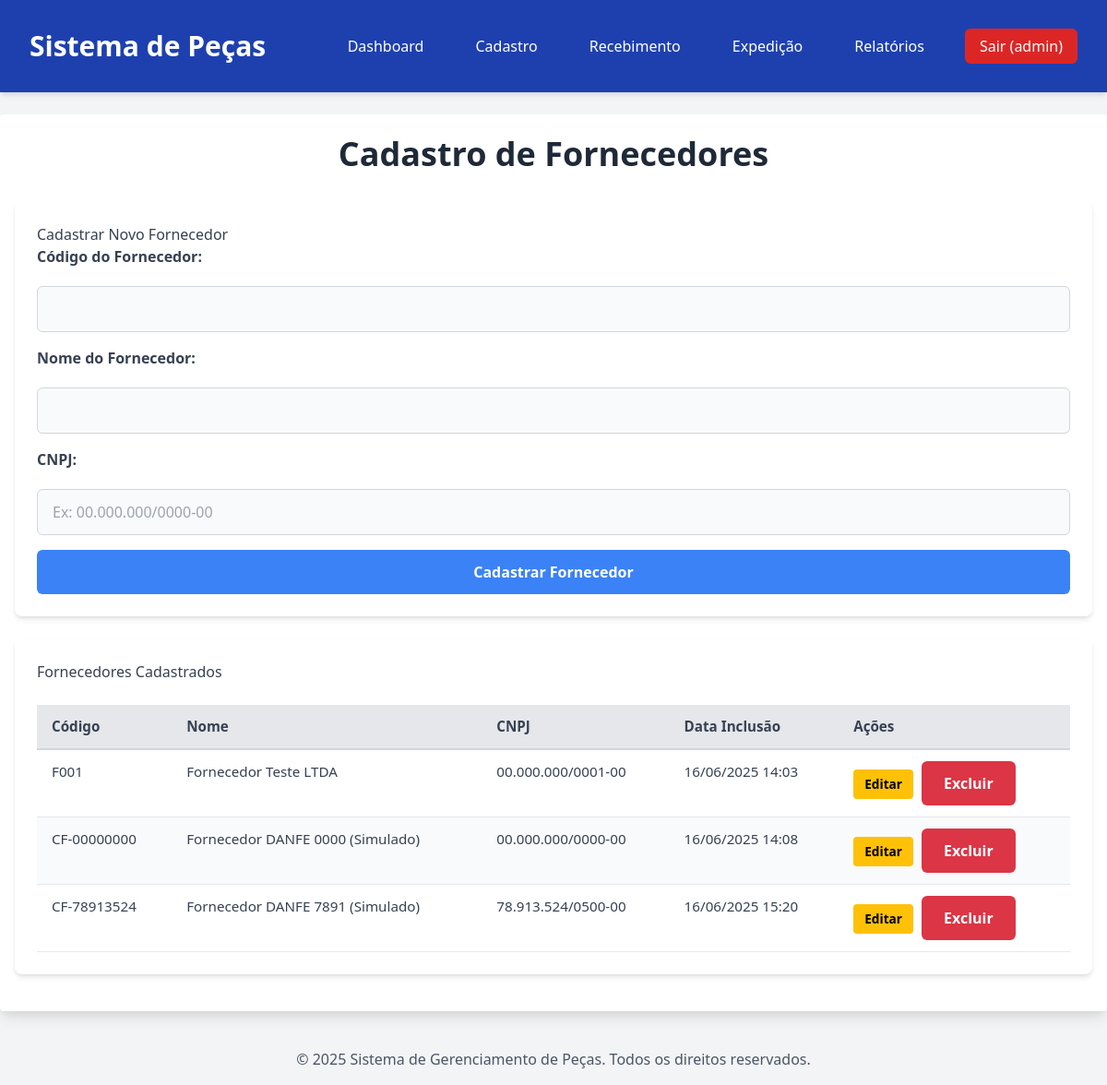
The app's page /cadastro/fornecedores (signed in) with its own data.
### modules/auth/models.py (models this page shows, shortened)
class User(db.Model, UserMixin):
    __tablename__ = 'Usuarios' # Define o nome da tabela no BD
    id = db.Column(db.Integer, primary_key=True)
    nome_completo = db.Column(db.String(255), nullable=False)
    matricula = db.Column(db.String(50), unique=True, nullable=False)
    turno = db.Column(db.String(20), nullable=False)
    numero_cracha = db.Column(db.String(50))
    tipo_usuario = db.Column(db.Enum('Gestor', 'LSL', 'DLI', 'PQM'), nullable=False)
    data_cadastro = db.Column(db.DateTime, default=db.func.current_timestamp())
    email = db.Column(db.String(255), unique=True, nullable=False)
    senha_hash = db.Column(db.String(255), nullable=False)

### modules/core/models.py (models this page shows, shortened)
class Fornecedor(db.Model):
    __tablename__ = 'Fornecedores'
    id = db.Column(db.Integer, primary_key=True)
    codigo_fornecedor = db.Column(db.String(50), unique=True, nullable=False)
    nome = db.Column(db.String(255), nullable=False)
    cnpj = db.Column(db.String(18), unique=True, nullable=False)
    data_inclusao = db.Column(db.DateTime, default=db.func.current_timestamp())
    movimentacoes = db.relationship('Movimentacao', backref='fornecedor', lazy=True)

### modules/cadastro/routes.py (the view, shortened to what this page needs)
@cadastro.route('/cadastro/fornecedores', methods=['GET', 'POST'])
@login_required
def cadastro_fornecedores():
    if not has_permission(current_user, ['Gestor', 'LSL']):
        flash('Você não tem permissão para acessar esta página.', 'danger')
        return redirect(url_for('home'))
    fornecedores = Fornecedor.query.all()
    return render_template('cadastro/cadastro_fornecedores.html', fornecedores=fornecedores)

### modules/auth/models.py (called while the page is built)
@login_manager.user_loader
def load_user(user_id):
    return User.query.get(int(user_id))

### modules/cadastro/routes.py (called while the page is built)
def has_permission(user, allowed_roles):
    return user.is_authenticated and user.tipo_usuario in allowed_roles

### templates/cadastro/cadastro_fornecedores.html (shortened to what this page needs)
{% extends 'base.html' %}
{% block content %}
<div class="page-header">
    <h1>Cadastro de Fornecedores</h1>
</div>
<div class="section">
    <h2>Cadastrar Novo Fornecedor</h2>
    <form method="POST">
        <label for="codigo_fornecedor">Código do Fornecedor:</label>
        <input type="text" id="codigo_fornecedor" name="codigo_fornecedor" required>
        <label for="nome">Nome do Fornecedor:</label>
        <input type="text" id="nome" name="nome" required>
        <label for="cnpj">CNPJ:</label>
        <input type="text" id="cnpj" name="cnpj" pattern="\d{2}\.\d{3}\.\d{3}/\d{4}-\d{2}" placeholder="Ex: 00.000.000/0000-00" required>
        <button type="submit" class="bg-blue-500 hover:bg-blue-700">Cadastrar Fornecedor</button>
    </form>
</div>
<div class="section supplier-list">
    <h2>Fornecedores Cadastrados</h2>
    <table>
        <thead>
            <tr>
                <th>Código</th>
                <th>Nome</th>
                <th>CNPJ</th>
                <th>Data Inclusão</th>
                <th>Ações</th>
            </tr>
        </thead>
        <tbody>
            {% for fornecedor in fornecedores %}
            <tr>
                <td>{{ fornecedor.codigo_fornecedor }}</td>
                <td>{{ fornecedor.nome }}</td>
                <td>{{ fornecedor.cnpj }}</td>
                <td>{{ fornecedor.data_inclusao.strftime('%d/%m/%Y %H:%M') }}</td>
                <td>
                    <a href="{{ url_for('cadastro.editar_fornecedor', fornecedor_id=fornecedor.id) }}" class="btn btn-edit">Editar</a>
                    <form action="{{ url_for('cadastro.excluir_fornecedor', fornecedor_id=fornecedor.id) }}" method="POST" style="display:inline-block;">
                        <button type="submit" class="btn btn-delete" onclick="return confirm('Tem certeza que deseja excluir este fornecedor? Ele não poderá ser excluído se tiver movimentações vinculadas.')">Excluir</button>
                    </form>
                </td>
            </tr>
            {% else %}
            <tr>
                <td colspan="5">Nenhum fornecedor cadastrado ainda.</td>
            </tr>
            {% endfor %}
        </tbody>
    </table>
</div>
{% endblock %}

### templates/base.html (shortened to what this page needs)
<!DOCTYPE html>
<html lang="pt-BR">
<head>
    <link href="https://cdnjs.cloudflare.com/ajax/libs/tailwindcss/2.2.19/tailwind.min.css" rel="stylesheet">
    <link rel="stylesheet" href="{{ url_for('static', filename='css/style.css') }}">
</head>
<body class="bg-gray-100 font-sans leading-normal tracking-normal">
    <header class="bg-blue-800 text-white p-4 shadow-md">
        <div class="container mx-auto flex justify-between items-center">
            <h1 class="text-3xl font-bold">
                <a href="{{ url_for('home') }}" class="text-white no-underline hover:text-blue-200">Sistema de Peças</a>
            </h1>
            <nav>
                <ul class="flex space-x-4 items-center">
                    {% if current_user.is_authenticated %}
                        <li><a href="{{ url_for('home') }}" class="hover:bg-blue-700">Dashboard</a></li>
                        {% if current_user.tipo_usuario in ['Gestor', 'LSL'] %}
                        <li class="relative group">
                            <a href="#" class="hover:bg-blue-700">Cadastro</a>
                        </li>
                        {% endif %}
                        <li><a href="{{ url_for('recebimento.recebimento_pecas') }}" class="hover:bg-blue-700">Recebimento</a></li>
                        <li><a href="{{ url_for('expedicao.expedicao_pecas') }}" class="hover:bg-blue-700">Expedição</a></li>
                        <li><a href="{{ url_for('relatorios.relatorios_geral') }}" class="hover:bg-blue-700">Relatórios</a></li>
                        <li><a href="{{ url_for('auth.logout') }}" class="bg-red-600 hover:bg-red-700 px-4 py-2 rounded-md transition-colors duration-200">Sair ({{ current_user.matricula }})</a></li>
                    {% endif %}
                </ul>
            </nav>
        </div>
    </header>
    <main class="container mx-auto mt-6 p-4 bg-white rounded shadow-lg min-h-screen">
        {% block content %}{% endblock %}
    </main>
    <footer class="text-center p-4 mt-6 text-gray-600">
        &copy; {{ current_year }} Sistema de Gerenciamento de Peças. Todos os direitos reservados.
    </footer>
</body>
</html>

### static/css/style.css (style rules this page uses)
body { font-family: 'Inter', sans-serif; -webkit-font-smoothing: antialiased; -moz-osx-font-smoothing: grayscale; color: #374151; }
.container { max-width: 1200px; margin-left: auto; margin-right: auto; padding-left: 1rem; padding-right: 1rem; }
header .container { display: flex; justify-content: space-between; align-items: center; padding-top: 1rem; padding-bottom: 1rem; }
header h1 a { text-decoration: none; }
header nav ul { list-style: none; padding: 0; margin: 0; display: flex; gap: 1rem; align-items: center; }
header nav a { color: white; text-decoration: none; padding: 0.5rem 0.75rem; border-radius: 0.375rem; transition: background-color 0.2s ease-in-out; }
.section { background-color: #ffffff; padding: 1.5rem; border-radius: 0.5rem; box-shadow: 0 4px 6px -1px rgba(0, 0, 0, 0.1), 0 2px 4px -1px rgba(0, 0, 0, 0.06); margin-bottom: 1.5rem; }
.page-header h1 { font-size: 2.25rem; font-weight: 700; color: #1f2937; margin-bottom: 1.5rem; text-align: center; }
form { display: grid; gap: 1rem; }
form label { display: block; font-weight: 600; color: #374151; margin-bottom: 0.25rem; }
form input[type="text"], form input[type="email"], form input[type="password"], form input[type="date"], form select, form textarea { width: 100%; padding: 0.75rem 1rem; border: 1px solid #d1d5db; border-radius: 0.375rem; background-color: #f9fafb; color: #1f2937; font-size: 1rem; transition: all 0.2s ease-in-out; }
button[type="submit"], .btn { display: inline-flex; justify-content: center; align-items: center; padding: 0.75rem 1.5rem; font-size: 1rem; font-weight: 600; border-radius: 0.375rem; transition: background-color 0.2s ease-in-out, transform 0.1s ease-in-out; cursor: pointer; border: none; text-decoration: none; }
.bg-blue-500 { background-color: #3b82f6; color: white; }
.btn-edit { background-color: #ffc107; color: black; }
.btn-delete { background-color: #dc3545; color: white; }
table { width: 100%; border-collapse: separate; border-spacing: 0; margin-top: 1.5rem; font-size: 0.95rem; }
table thead th { background-color: #e5e7eb; color: #374151; padding: 0.75rem 1rem; text-align: left; font-weight: 600; border-bottom: 2px solid #d1d5db; }
table tbody tr:nth-child(even) { background-color: #f9fafb; }
table tbody td { padding: 0.75rem 1rem; border-bottom: 1px solid #e5e7eb; vertical-align: top; }

### templates/cadastro/cadastro_fornecedores.html (style rules this page uses)
.btn { display: inline-block; padding: 6px 12px; border-radius: 4px; text-decoration: none; font-size: 0.9em; cursor: pointer; transition: background-color 0.3s ease; margin-right: 5px; }
.btn-edit { background-color: #ffc107; color: black; }
.btn-delete { background-color: #dc3545; color: white; border: none; }

### records on screen
User: matricula "admin"
Fornecedor: codigo_fornecedor "F001", nome "Fornecedor Teste LTDA", cnpj "00.000.000/0001-00", data_inclusao "16/06/2025 14:03"
Fornecedor: codigo_fornecedor "CF-00000000", nome "Fornecedor DANFE 0000 (Simulado)", cnpj "00.000.000/0000-00", data_inclusao "16/06/2025 14:08"
Fornecedor: codigo_fornecedor "CF-78913524", nome "Fornecedor DANFE 7891 (Simulado)", cnpj "78.913.524/0500-00", data_inclusao "16/06/2025 15:20"
